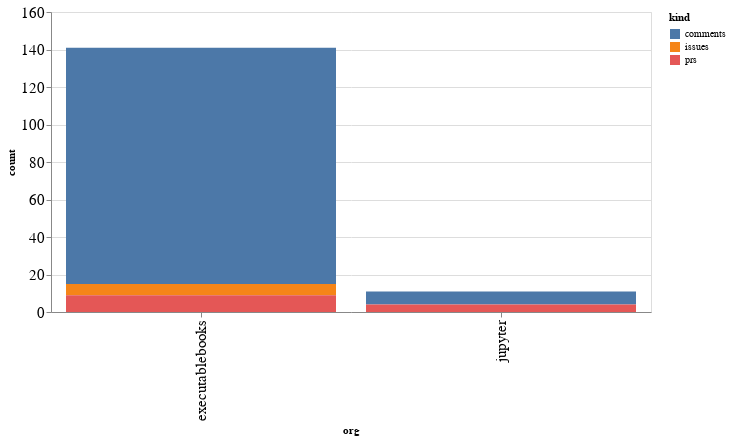

Notebook code cell kept with this figure:
### Code cell
alt.Chart(org_summaries, width=600).mark_bar().encode(
    x='org',
    y='count',
    color='kind',
    tooltip="org"
)

### Figure 1 — Vega-Lite specification as saved in the notebook (floating-point values rounded to 4 significant figures)
{"config": {"axisLeft": {"labelFontSize": 15}, "axisBottom": {"labelFontSize": 15}}, "data": {"name": "data-5cda69e46c4e83eee6cbfca7f6d01f87"}, "mark": "bar", "encoding": {"color": {"type": "nominal", "field": "kind"}, "tooltip": {"type": "nominal", "field": "org"}, "x": {"type": "nominal", "field": "org"}, "y": {"type": "quantitative", "field": "count"}}, "width": 600, "$schema": "https://vega.github.io/schema/vega-lite/v4.8.1.json", "datasets": {"data-5cda69e46c4e83eee6cbfca7f6d01f87": [{"org": "executablebooks", "kind": "comments", "count": 126}, {"org": "executablebooks", "kind": "issues", "count": 6}, {"org": "executablebooks", "kind": "prs", "count": 9}, {"org": "jupyter", "kind": "comments", "count": 7}, {"org": "jupyter", "kind": "prs", "count": 4}]}}
